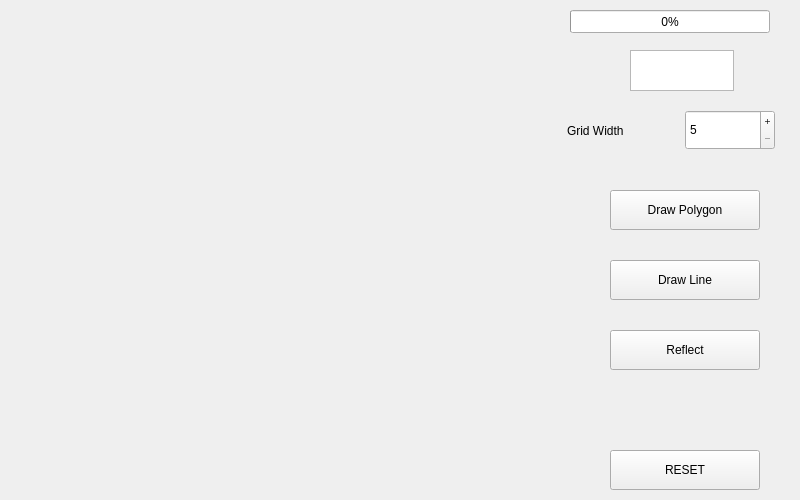
<?xml version="1.0" encoding="UTF-8"?>
<ui version="4.0">
 <class>ReflectionMainWidget</class>
 <widget class="QWidget" name="ReflectionMainWidget">
  <property name="geometry">
   <rect>
    <x>0</x>
    <y>0</y>
    <width>800</width>
    <height>500</height>
   </rect>
  </property>
  <property name="windowTitle">
   <string>Form</string>
  </property>
  <widget class="QProgressBar" name="progressBar">
   <property name="geometry">
    <rect>
     <x>570</x>
     <y>10</y>
     <width>200</width>
     <height>23</height>
    </rect>
   </property>
   <property name="value">
    <number>0</number>
   </property>
  </widget>
  <widget class="QPushButton" name="resetButton">
   <property name="geometry">
    <rect>
     <x>610</x>
     <y>450</y>
     <width>150</width>
     <height>40</height>
    </rect>
   </property>
   <property name="cursor">
    <cursorShape>PointingHandCursor</cursorShape>
   </property>
   <property name="text">
    <string>RESET</string>
   </property>
  </widget>
  <widget class="ReflectionGraphWidget" name="widget" native="true">
   <property name="geometry">
    <rect>
     <x>30</x>
     <y>10</y>
     <width>479</width>
     <height>479</height>
    </rect>
   </property>
  </widget>
  <widget class="QLabel" name="label">
   <property name="geometry">
    <rect>
     <x>567</x>
     <y>120</y>
     <width>101</width>
     <height>21</height>
    </rect>
   </property>
   <property name="text">
    <string>Grid Width</string>
   </property>
  </widget>
  <widget class="QPushButton" name="drawPolygonButton">
   <property name="geometry">
    <rect>
     <x>610</x>
     <y>190</y>
     <width>150</width>
     <height>40</height>
    </rect>
   </property>
   <property name="cursor">
    <cursorShape>PointingHandCursor</cursorShape>
   </property>
   <property name="text">
    <string>Draw Polygon</string>
   </property>
  </widget>
  <widget class="QTextEdit" name="timeDisplay">
   <property name="geometry">
    <rect>
     <x>630</x>
     <y>50</y>
     <width>104</width>
     <height>41</height>
    </rect>
   </property>
   <property name="font">
    <font>
     <weight>75</weight>
     <bold>true</bold>
    </font>
   </property>
   <property name="cursor" stdset="0">
    <cursorShape>ForbiddenCursor</cursorShape>
   </property>
   <property name="mouseTracking">
    <bool>false</bool>
   </property>
   <property name="verticalScrollBarPolicy">
    <enum>Qt::ScrollBarAlwaysOff</enum>
   </property>
   <property name="horizontalScrollBarPolicy">
    <enum>Qt::ScrollBarAlwaysOff</enum>
   </property>
   <property name="readOnly">
    <bool>true</bool>
   </property>
  </widget>
  <widget class="QSpinBox" name="gridWidth">
   <property name="geometry">
    <rect>
     <x>685</x>
     <y>110</y>
     <width>90</width>
     <height>40</height>
    </rect>
   </property>
   <property name="buttonSymbols">
    <enum>QAbstractSpinBox::PlusMinus</enum>
   </property>
   <property name="minimum">
    <number>5</number>
   </property>
   <property name="maximum">
    <number>25</number>
   </property>
  </widget>
  <widget class="QPushButton" name="drawButton">
   <property name="geometry">
    <rect>
     <x>610</x>
     <y>330</y>
     <width>150</width>
     <height>40</height>
    </rect>
   </property>
   <property name="cursor">
    <cursorShape>PointingHandCursor</cursorShape>
   </property>
   <property name="text">
    <string>Reflect</string>
   </property>
  </widget>
  <widget class="QPushButton" name="lineButton">
   <property name="geometry">
    <rect>
     <x>610</x>
     <y>260</y>
     <width>150</width>
     <height>40</height>
    </rect>
   </property>
   <property name="cursor">
    <cursorShape>PointingHandCursor</cursorShape>
   </property>
   <property name="text">
    <string>Draw Line</string>
   </property>
  </widget>
 </widget>
 <customwidgets>
  <customwidget>
   <class>ReflectionGraphWidget</class>
   <extends>QWidget</extends>
   <header>polygons/reflectiongraphwidget.h</header>
   <container>1</container>
  </customwidget>
 </customwidgets>
 <resources/>
 <connections/>
</ui>
